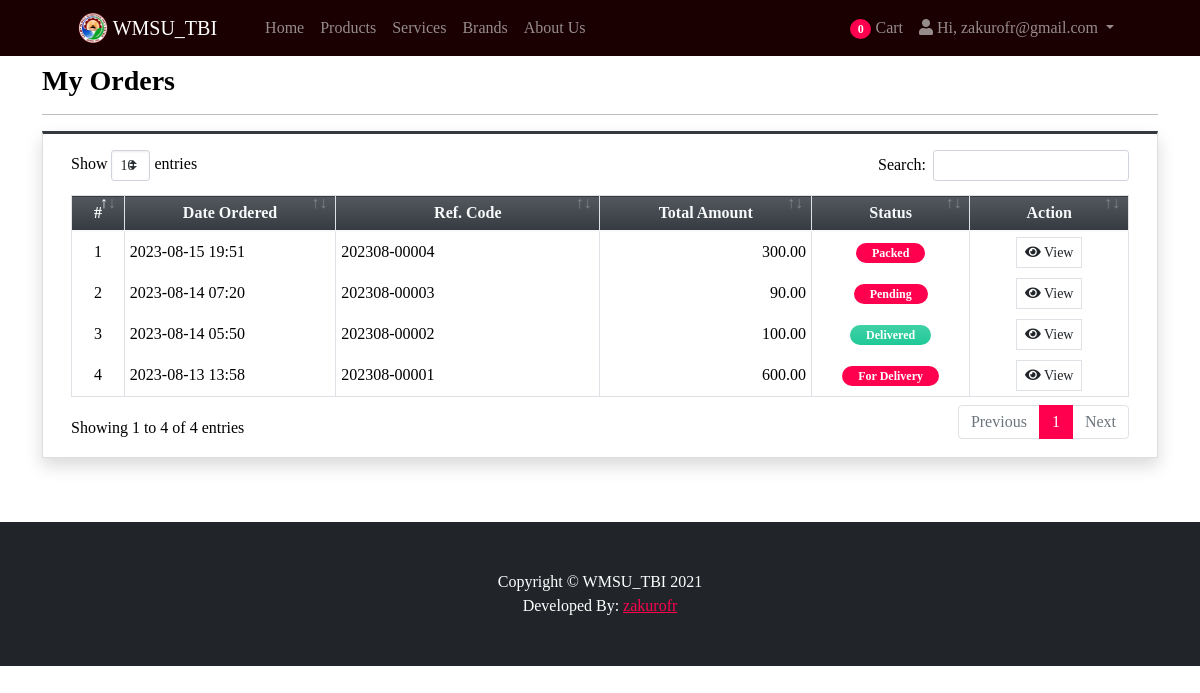
The page /?p=my_orders (signed in) on the database its author committed.
### tables this page shows
CREATE TABLE `order_list` (
  `id` int(30) NOT NULL,
  `ref_code` varchar(100) NOT NULL,
  `client_id` int(30) NOT NULL,
  `total_amount` float NOT NULL DEFAULT 0,
  `delivery_address` text NOT NULL,
  `status` tinyint(1) NOT NULL DEFAULT 0 COMMENT '0=pending,1 = packed, 2 = for delivery, 3 = on the way, 4 = delivered, 5=cancelled',
  `date_created` datetime NOT NULL DEFAULT current_timestamp(),
  `date_updated` datetime DEFAULT NULL ON UPDATE current_timestamp()
);

### classes/DBConnection.php (called while the page is built, shortened)
<?php
class DBConnection{
    private $host = DB_SERVER;
    private $username = DB_USERNAME;
    private $password = DB_PASSWORD;
    private $database = DB_NAME;
    public $conn;
    public function __construct(){
        if (!isset($this->conn)) {
            $this->conn = new mysqli($this->host, $this->username, $this->password, $this->database);
        }
    }
}
?>

### classes/SystemSettings.php (called while the page is built, shortened)
<?php
class SystemSettings extends DBConnection{
	function userdata($field = ''){
		if(!empty($field)){
			if(isset($_SESSION['userdata'][$field]))
				return $_SESSION['userdata'][$field];
			else
				return null;
		}else{
			return false;
		}
	}
}
$_settings = new SystemSettings();
?>

### my_orders.php (the view, shortened to what this page needs)
<div class="content py-5 mt-3">
    <div class="container">
        <h3><b>My Orders</b></h3>
        <hr>
        <div class="card card-outline card-dark shadow rounded-0">
            <div class="card-body">
                <div class="container-fluid">
                    <table class="table table-stripped table-bordered">
                        <colgroup>
                            <col width="5%">
                            <col width="20%">
                            <col width="25%">
                            <col width="20%">
                            <col width="15%">
                            <col width="15%">
                        </colgroup>
                        <thead>
                            <tr class="bg-gradient-dark text-light">
                                <th class="text-center">#</th>
                                <th class="text-center">Date Ordered</th>
                                <th class="text-center">Ref. Code</th>
                                <th class="text-center">Total Amount</th>
                                <th class="text-center">Status</th>
                                <th class="text-center">Action</th>
                            </tr>
                        </thead>
                        <tbody>
                            <?php
                            $i = 1;
                            $orders = $conn->query("SELECT * FROM `order_list` where client_id = '{$_settings->userdata('id')}' order by unix_timestamp(date_created) desc ");
                            while($row = $orders->fetch_assoc()):
                            ?>
                                <tr>
                                    <td class="text-center"><?= $i++ ?></td>
                                    <td><?= date("Y-m-d H:i", strtotime($row['date_created'])) ?></td>
                                    <td><?= $row['ref_code'] ?></td>
                                    <td class="text-right"><?= number_format($row['total_amount'],2) ?></td>
                                    <td class="text-center">
                                        <?php if($row['status'] == 0): ?>
                                            <span class="badge badge-secondary px-3 rounded-pill">Pending</span>
                                        <?php elseif($row['status'] == 1): ?>
                                            <span class="badge badge-primary px-3 rounded-pill">Packed</span>
                                        <?php elseif($row['status'] == 2): ?>
                                            <span class="badge badge-success px-3 rounded-pill">For Delivery</span>
                                        <?php elseif($row['status'] == 3): ?>
                                            <span class="badge badge-warning px-3 rounded-pill">On the Way</span>
                                        <?php elseif($row['status'] == 4): ?>
                                            <span class="badge badge-default bg-gradient-teal px-3 rounded-pill">Delivered</span>
                                        <?php else: ?>
                                            <span class="badge badge-danger px-3 rounded-pill">Cancelled</span>
                                        <?php endif; ?>
                                    </td>
                                    <td class="text-center">
                                        <button class="btn btn-flat btn-sm btn-default border view_data" type="button" data-id="<?= $row['id'] ?>"><i class="fa fa-eye"></i> View</button>
                                    </td>
                                </tr>
                            <?php endwhile; ?>
                        </tbody>
                    </table>
                </div>
            </div>
        </div>
    </div>
</div>

### rows shown on the page
order_list: date_created "2023-08-15 19:51", ref_code "202308-00004", total_amount "300.00", status "Packed"
order_list: date_created "2023-08-14 07:20", ref_code "202308-00003", total_amount "90.00", status "Pending"
order_list: date_created "2023-08-14 05:50", ref_code "202308-00002", total_amount "100.00", status "Delivered"
order_list: date_created "2023-08-13 13:58", ref_code "202308-00001", total_amount "600.00", status "For Delivery"

### other values the page prints
$_settings->info('short_name') "WMSU_TBI"
$cart_count "0"
$_settings->userdata('email') "zakurofr@gmail.com"
